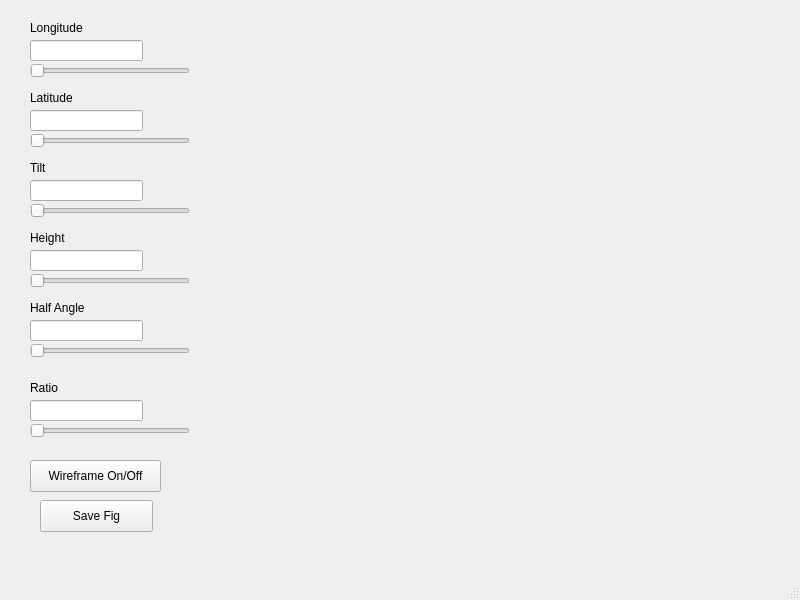
<?xml version="1.0" encoding="UTF-8"?>
<ui version="4.0">
 <class>MainWindow</class>
 <widget class="QMainWindow" name="MainWindow">
  <property name="geometry">
   <rect>
    <x>0</x>
    <y>0</y>
    <width>800</width>
    <height>600</height>
   </rect>
  </property>
  <property name="windowTitle">
   <string>MainWindow</string>
  </property>
  <widget class="QWidget" name="centralwidget">
   <widget class="QSlider" name="horizontalSlider">
    <property name="geometry">
     <rect>
      <x>30</x>
      <y>130</y>
      <width>160</width>
      <height>22</height>
     </rect>
    </property>
    <property name="orientation">
     <enum>Qt::Horizontal</enum>
    </property>
   </widget>
   <widget class="QLabel" name="label">
    <property name="geometry">
     <rect>
      <x>30</x>
      <y>90</y>
      <width>59</width>
      <height>16</height>
     </rect>
    </property>
    <property name="text">
     <string>Latitude</string>
    </property>
   </widget>
   <widget class="QLineEdit" name="lineEdit">
    <property name="geometry">
     <rect>
      <x>30</x>
      <y>110</y>
      <width>113</width>
      <height>21</height>
     </rect>
    </property>
   </widget>
   <widget class="PlotWidget" name="graphWidget" native="true">
    <property name="geometry">
     <rect>
      <x>220</x>
      <y>10</y>
      <width>271</width>
      <height>251</height>
     </rect>
    </property>
    <widget class="PlotWidget" name="graphWidget_3" native="true">
     <property name="geometry">
      <rect>
       <x>10</x>
       <y>260</y>
       <width>271</width>
       <height>251</height>
      </rect>
     </property>
    </widget>
   </widget>
   <widget class="PlotWidget" name="graphWidget_2" native="true">
    <property name="geometry">
     <rect>
      <x>510</x>
      <y>10</y>
      <width>271</width>
      <height>251</height>
     </rect>
    </property>
   </widget>
   <widget class="QSlider" name="horizontalSlider_2">
    <property name="geometry">
     <rect>
      <x>30</x>
      <y>60</y>
      <width>160</width>
      <height>22</height>
     </rect>
    </property>
    <property name="orientation">
     <enum>Qt::Horizontal</enum>
    </property>
   </widget>
   <widget class="QLabel" name="label_2">
    <property name="geometry">
     <rect>
      <x>30</x>
      <y>20</y>
      <width>71</width>
      <height>16</height>
     </rect>
    </property>
    <property name="text">
     <string>Longitude</string>
    </property>
   </widget>
   <widget class="QLineEdit" name="lineEdit_2">
    <property name="geometry">
     <rect>
      <x>30</x>
      <y>40</y>
      <width>113</width>
      <height>21</height>
     </rect>
    </property>
   </widget>
   <widget class="QLabel" name="label_3">
    <property name="geometry">
     <rect>
      <x>30</x>
      <y>160</y>
      <width>71</width>
      <height>16</height>
     </rect>
    </property>
    <property name="text">
     <string>Tilt</string>
    </property>
   </widget>
   <widget class="QLineEdit" name="lineEdit_3">
    <property name="geometry">
     <rect>
      <x>30</x>
      <y>180</y>
      <width>113</width>
      <height>21</height>
     </rect>
    </property>
   </widget>
   <widget class="QSlider" name="horizontalSlider_3">
    <property name="geometry">
     <rect>
      <x>30</x>
      <y>200</y>
      <width>160</width>
      <height>22</height>
     </rect>
    </property>
    <property name="orientation">
     <enum>Qt::Horizontal</enum>
    </property>
   </widget>
   <widget class="QLabel" name="label_4">
    <property name="geometry">
     <rect>
      <x>30</x>
      <y>230</y>
      <width>71</width>
      <height>16</height>
     </rect>
    </property>
    <property name="text">
     <string>Height</string>
    </property>
   </widget>
   <widget class="QLineEdit" name="lineEdit_4">
    <property name="geometry">
     <rect>
      <x>30</x>
      <y>250</y>
      <width>113</width>
      <height>21</height>
     </rect>
    </property>
   </widget>
   <widget class="QSlider" name="horizontalSlider_4">
    <property name="geometry">
     <rect>
      <x>30</x>
      <y>270</y>
      <width>160</width>
      <height>22</height>
     </rect>
    </property>
    <property name="orientation">
     <enum>Qt::Horizontal</enum>
    </property>
   </widget>
   <widget class="QLineEdit" name="lineEdit_5">
    <property name="geometry">
     <rect>
      <x>30</x>
      <y>320</y>
      <width>113</width>
      <height>21</height>
     </rect>
    </property>
   </widget>
   <widget class="QSlider" name="horizontalSlider_5">
    <property name="geometry">
     <rect>
      <x>30</x>
      <y>340</y>
      <width>160</width>
      <height>22</height>
     </rect>
    </property>
    <property name="orientation">
     <enum>Qt::Horizontal</enum>
    </property>
   </widget>
   <widget class="QLabel" name="label_5">
    <property name="geometry">
     <rect>
      <x>30</x>
      <y>300</y>
      <width>91</width>
      <height>16</height>
     </rect>
    </property>
    <property name="text">
     <string>Half Angle</string>
    </property>
   </widget>
   <widget class="QLineEdit" name="lineEdit_6">
    <property name="geometry">
     <rect>
      <x>30</x>
      <y>400</y>
      <width>113</width>
      <height>21</height>
     </rect>
    </property>
   </widget>
   <widget class="QSlider" name="horizontalSlider_6">
    <property name="geometry">
     <rect>
      <x>30</x>
      <y>420</y>
      <width>160</width>
      <height>22</height>
     </rect>
    </property>
    <property name="orientation">
     <enum>Qt::Horizontal</enum>
    </property>
   </widget>
   <widget class="QLabel" name="label_6">
    <property name="geometry">
     <rect>
      <x>30</x>
      <y>380</y>
      <width>71</width>
      <height>16</height>
     </rect>
    </property>
    <property name="text">
     <string>Ratio</string>
    </property>
   </widget>
   <widget class="QPushButton" name="pushButton">
    <property name="geometry">
     <rect>
      <x>40</x>
      <y>500</y>
      <width>113</width>
      <height>32</height>
     </rect>
    </property>
    <property name="text">
     <string>Save Fig</string>
    </property>
   </widget>
   <widget class="QPushButton" name="pushButton_2">
    <property name="geometry">
     <rect>
      <x>30</x>
      <y>460</y>
      <width>131</width>
      <height>32</height>
     </rect>
    </property>
    <property name="text">
     <string>Wireframe On/Off</string>
    </property>
   </widget>
  </widget>
  <widget class="QMenuBar" name="menubar">
   <property name="geometry">
    <rect>
     <x>0</x>
     <y>0</y>
     <width>800</width>
     <height>22</height>
    </rect>
   </property>
  </widget>
  <widget class="QStatusBar" name="statusbar"/>
 </widget>
 <customwidgets>
  <customwidget>
   <class>PlotWidget</class>
   <extends>QWidget</extends>
   <header>pyqtgraph</header>
   <container>1</container>
  </customwidget>
 </customwidgets>
 <resources/>
 <connections/>
</ui>
